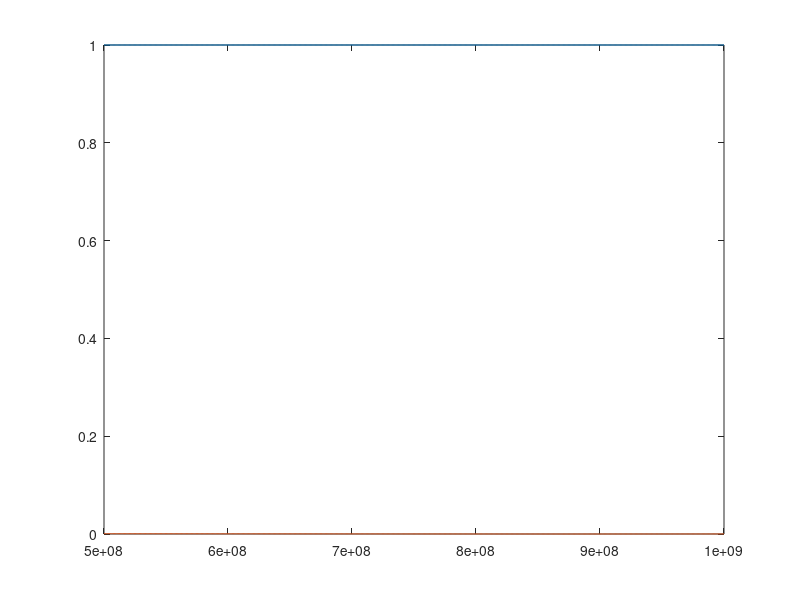

This chart was generated by the following MATLAB code:
f = 5E8;
Zc = 50;
Yp = 10E-12*j*2*pi*f + 1./(3.3E-9*j*2*pi*f) + 1/4000;

a1 = 1;
b1 = 0;
c1 = Yp*Zc;
d1 = 1;

f = 5E8:1E6:1E9;
Yp = 10E-12*j*2*pi*f + 1./(3.3E-9*j*2*pi*f) + 1/4000;

c1 = Yp/Zc

g = j*pi*f/1E8;

a2 = cosh(g*2);
b2 = sinh(g*2);
c2 = sinh(g*2);
d2 = cosh(g*2);

a = a1.*a2 + b1.*c2
b = a1.*b2 + b1.*d2
c = c1.*a2 + d1.*c2
d = c1.*b2 + d1.*d2

S11 = (a+b-c-d)./(a+b+c+d);
S21 = 2./(a+b+c+d);

plot(f,abs(S21),f,abs(S11))
